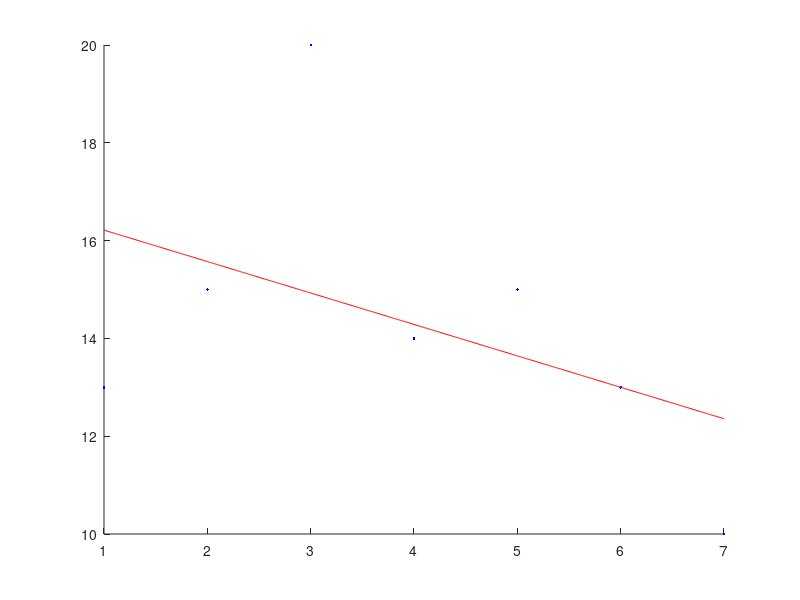

The MATLAB source for this figure:
time = [1 2 3 4 5 6 7]
temp = [13 15 20 14 15 13 10]

function retval = a_b(x,fx)
  m = length(x)-1;
  sum_x_fx = sum(x .* fx);
  sum_x = sum(x);
  sum_fx = sum(fx);
  sum_x_x = sum(x .* x);
  a = (m+1) .* sum_x_fx - sum_x .* sum_fx;
  a = a/((m+1) * sum_x_x - sum_x^2);
  b = sum_x_x * sum_fx - sum_x_fx * sum_x;
  b = b/((m+1) * sum_x_x - sum_x.^2);
  retval =[a,b];
  endfunction

  ab= a_b(time,temp)
  a = ab(1);
  b = ab(2);
  f =@(x) a *x +b
  E = sum((temp - f(time)).^2)
  f(8)
  % prdict the temp of th room at 8:00
  
  x = 1:0.01:7;
  hold on
  plot(time,temp,'.b')
  plot(x,f(x),'r')
  hold off
  